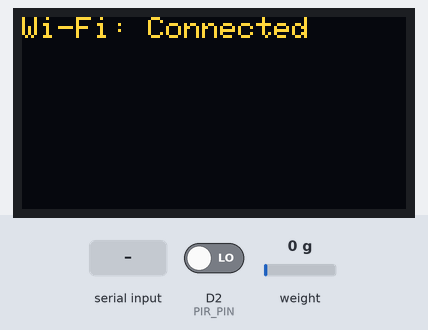
A sketch run on a simulated ESP8266 (NodeMCU). On the bench: 128×64 one-colour display. The test bench sets the inputs (shaded band); at power-on: D2 (PIR_PIN) LOW, weight on the scale 0 g. The OLED is the two-colour kind (top 16 rows yellow); WiFi joins after 1.5 s; servers stay silent unless stated; the local clock reads 2024-03-15 10:24:30 at power-on unless the sketch sets it; what the sketch prints to the serial monitor is not drawn.

Above: at 2.4 s.
2.5 s: "Morning\n" received over Serial
5.0 s: "Afternoon\n" received over Serial
6.5 s: "Night\n" received over Serial
8.5 s: D2 (PIR_PIN) driven HIGH
Timing chart, 0 to 11.5 s (numbered marks = the images above; inputs shaded):
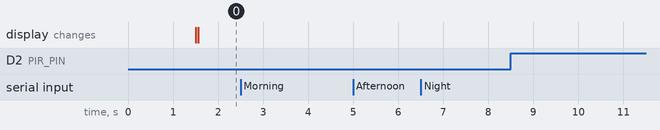

The sketch:

HTML.ino
```cpp
#include <Wire.h>
#include <Adafruit_SSD1306.h>
#include <HX711.h>
#include <RTClib.h>
#include <ESP8266WiFi.h>
#include <ESPAsyncWebServer.h>

// OLED setup
#define SCREEN_WIDTH 128
#define SCREEN_HEIGHT 64
#define OLED_RESET -1
Adafruit_SSD1306 display(SCREEN_WIDTH, SCREEN_HEIGHT, &Wire, OLED_RESET);

// Load Cell setup
#define LOADCELL_DOUT_PIN D4
#define LOADCELL_SCK_PIN D3
HX711 scale;

// RTC setup
RTC_DS3231 rtc;

// PIR sensor setup
#define PIR_PIN D2

// Wi-Fi credentials
const char* ssid = "iQOO 7";
const char* password = "abcdefgh";

// Web server setup
AsyncWebServer server(80);

// Variables
float previousWeight = 0;
bool pillTaken = false;
String pillStatus = "Pill Not Taken";

// User input variables
String pillName = "";
String pillTime = "";  // Morning, Afternoon, or Night
String compartmentNumber = "";

// Group Information
const String groupNumber = "Group MATRIX";
const String names = "Aadya Umrao, Manuja Pandey, Vanshika, Vaibhav Agarwal, Pulkit Sharma";
const String projectName = "Smart Pill Box";

void setup() {
  Serial.begin(115200);

  // Connect to Wi-Fi
  WiFi.begin(ssid, password);
  Serial.print("Connecting to WiFi");
  while (WiFi.status() != WL_CONNECTED) {
    delay(500);
    Serial.print(".");
  }
  Serial.println("Connected to Wi-Fi");
  Serial.print("ESP8266 IP Address: ");
  Serial.print(WiFi.localIP());

  // Start web server
  server.on("/", HTTP_GET, [&groupNumber, &names, &projectName](AsyncWebServerRequest *request){
    // Construct the HTML response
    String htmlResponse = "<!DOCTYPE html><html><body>";
    htmlResponse += "<h1>Pill Box Status</h1>";
    htmlResponse += "<p>Status: " + pillStatus + "</p>";
    htmlResponse += "<h2>Group Information</h2>";
    htmlResponse += "<p><strong>Group Name:</strong> " + groupNumber + "</p>";
    htmlResponse += "<p><strong>Names:</strong> " + names + "</p>";
    htmlResponse += "<p><strong>Project Name:</strong> " + projectName + "</p>";
    // Send the response
    request->send(200, "text/html", htmlResponse);
  });
  server.begin();

  // Initialize OLED
  if (!display.begin(SSD1306_SWITCHCAPVCC, 0x57)) {
    Serial.println(F("OLED initialization failed"));
    for(;;);
  }
  display.clearDisplay();
  display.setTextSize(1);
  display.setTextColor(SSD1306_WHITE);
  display.setCursor(0, 0);
  display.print("Wi-Fi: Connected");
  display.display();
  delay(1000);

  // Initialize Load Cell
  scale.begin(LOADCELL_DOUT_PIN, LOADCELL_SCK_PIN);
  if (!scale.is_ready()) {
    Serial.println("Load cell initialization failed");
  } else {
    scale.tare();
    Serial.println("Load Cell: OK");
  }

  // Initialize RTC
  if (!rtc.begin()) {
    Serial.println("RTC initialization failed");
  } else {
    Serial.println("RTC: OK");
  }

  // PIR sensor setup
  pinMode(PIR_PIN, INPUT);

  // Ask for user inputs via Serial Monitor
  Serial.println("Enter the Pill Name:");
  while (pillName == "") {
    if (Serial.available() > 0) {
      pillName = Serial.readStringUntil('\n');
      pillName.trim();
      Serial.print("Pill Name: ");
      Serial.println(pillName);
    }
  }

  Serial.println("Enter the Pill Taking Time (Morning, Afternoon, Night):");
  while (pillTime == "") {
    if (Serial.available() > 0) {
      pillTime = Serial.readStringUntil('\n');
      pillTime.trim();
      Serial.print("Pill Taking Time: ");
      Serial.println(pillTime);
    }
  }

  Serial.println("Enter the Compartment Number:");
  while (compartmentNumber == "") {
    if (Serial.available() > 0) {
      compartmentNumber = Serial.readStringUntil('\n');
      compartmentNumber.trim();
      Serial.print("Compartment Number: ");
      Serial.println(compartmentNumber);
    }
  }
}

void loop() {
  // Check Load Cell weight
  if (scale.is_ready()) {
    float currentWeight = scale.get_units(5);
    Serial.print("Weight: ");
    Serial.print(currentWeight);
    Serial.println(" kg");

    if (currentWeight < previousWeight) {
      pillTaken = true;
    }
    previousWeight = currentWeight;
  } else {
    Serial.println("Load Cell not ready");
  }

  // Get RTC time
  DateTime now = rtc.now();
  Serial.print("RTC Time: ");
  Serial.print(now.hour());
  Serial.print(':');
  Serial.print(now.minute());
  Serial.print(':');
  Serial.println(now.second());

  String timeOfDay = "Night";
  if (now.hour() >= 6 && now.hour() < 12) {
    timeOfDay = "Morning";
  } else if (now.hour() >= 12 && now.hour() < 18) {
    timeOfDay = "Afternoon";
  }

  int pirValue = digitalRead(PIR_PIN);
  bool motionDetected = (pirValue == HIGH);
  Serial.println(motionDetected ? "PIR: Motion detected!" : "PIR: No motion");

  bool timeMatches = false;
  if ((pillTime == "Morning" && timeOfDay == "Morning") ||
      (pillTime == "Afternoon" && timeOfDay == "Afternoon") ||
      (pillTime == "Night" && timeOfDay == "Night")) {
    timeMatches = true;
  }

  if (pillTaken && motionDetected && timeMatches) {
    pillStatus = "Pill Taken";
    Serial.println(pillStatus);
  } else {
    pillStatus = "Pill Not Taken";
    Serial.println(pillStatus);
  }

  delay(1000);
}
```

Measured:
- after the input at 2.5 s, every drawn part: stays the same
- after the input at 5.0 s, every drawn part: stays the same
- after the input at 6.5 s, every drawn part: stays the same
- after the input at 8.5 s, every drawn part: stays the same
